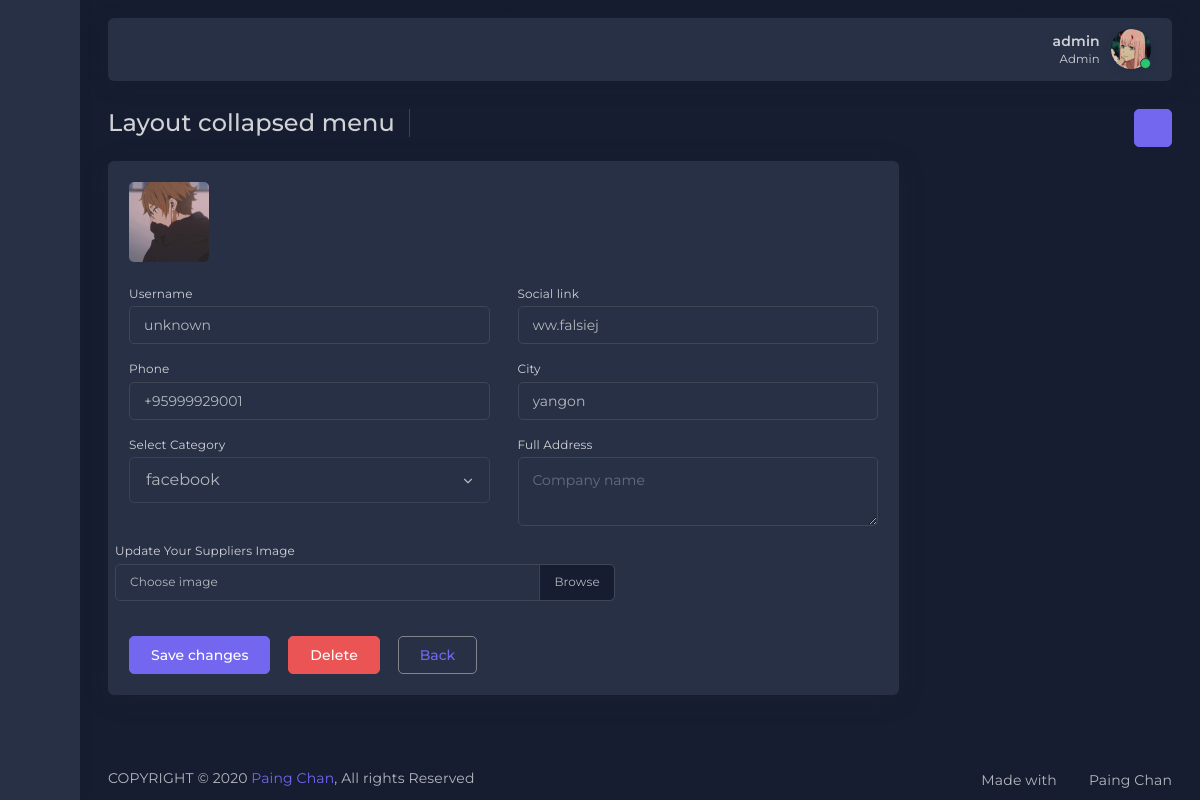
The app's page /admin/suppliers_view.php?id=3 (signed in) with its own data.
### tables this page shows
CREATE TABLE `suppliers` (
  `sup_id` int(11) NOT NULL,
  `sup_name` varchar(255) NOT NULL,
  `sup_phone` varchar(255) NOT NULL,
  `sup_image` varchar(255) NOT NULL,
  `sup_address` varchar(255) NOT NULL,
  `sup_city` varchar(255) NOT NULL,
  `social_media` varchar(255) NOT NULL,
  `social_link` varchar(255) NOT NULL
);

### admin/function/functions.php (called while the page is built, shortened)
<?php
    function safe_value($con,$value)
    {
        return mysqli_real_escape_string($con,$value);
    }
function view_social_media()
{
    global $con;
    $sql = "SELECT * FROM social";
    return mysqli_query($con,$sql);
}
function view_suppliers_record()
{
    global $con;
    if(isset($_GET['id']))
    {
        $edit_id = safe_value($con,$_GET['id']);
        $sql = "SELECT * FROM suppliers where sup_id='$edit_id'";
        $res = mysqli_query($con , $sql);
        return  $res;
    }
}
?>

### admin/suppliers_view.php (the view, shortened to what this page needs)
 <?php require_once 'inc/header.php'; ?>
<?php
require_once 'inc/nav.php';
$social = view_social_media();
$edit_suppliers = view_suppliers_record();
     while($row=mysqli_fetch_assoc($edit_suppliers))
     {
         $sup_id = $row['sup_id'];
         $sup_name = $row['sup_name'];
         $sup_phone = $row['sup_phone'];
         $img = $row['sup_image'];
         $sup_address = $row['sup_address'];
         $sup_city = $row['sup_city'];
         $social_media = $row['social_media'];
         $social_link = $row['social_link'];
     }
?>
    <div class="app-content content ">
        <div class="content-wrapper">
            <div class="content-header row">
                <div class="content-header-left col-md-9 col-12 mb-2">
                    <div class="row breadcrumbs-top">
                        <div class="col-12">
                            <h2 class="content-header-title float-left mb-0">Layout collapsed menu</h2>
                        </div>
                    </div>
                </div>
                <div class="content-header-right text-md-right col-md-3 col-12 d-md-block d-none">
                    <div class="form-group breadcrumb-right">
                        <div class="dropdown">
                            <button class="btn-icon btn btn-primary btn-round btn-sm dropdown-toggle" type="button" data-toggle="dropdown" aria-haspopup="true" aria-expanded="false"><i data-feather="grid"></i></button>
                        </div>
                    </div>
                </div>
            </div>
            <div class="content-body">
 <section id="page-account-settings">
                    <div class="row">
                        <div class="col-md-9">
                            <div class="card">
                                <div class="card-body">
                                    <div class="tab-content">
                                        <div role="tabpanel" class="tab-pane active" id="account-vertical-general" aria-labelledby="account-pill-general" aria-expanded="true">
                                            <div class="media">
                                                <a href="javascript:void(0);" class="mr-25">
                                                    <img src="img/suppliers/<?php echo $img ?>" id="account-upload-img" class="rounded mr-50" alt="profile image" height="80" width="80" />
                                                </a>
                                            </div>
                                            <form class="validate-form mt-2" method="post" novalidate="novalidate"  enctype="multipart/form-data" >
                                                <div class="row">
                                                    <div class="col-12 col-sm-6">
                                                        <div class="form-group">
                                                            <label for="account-username">Username</label>
                                                            <input type="text" class="form-control"  name="name" placeholder="Username" value="<?php echo $sup_name ?>" />
                                                        </div>
                                                    </div>
                                                    <div class="col-12 col-sm-6">
                                                        <div class="form-group">
                                                            <label for="account-name">Social link</label>
                                                            <input type="text" class="form-control"  name="social_link" placeholder="Name" value="<?php echo $social_link ?>" />
                                                        </div>
                                                    </div>
                                                    <div class="col-12 col-sm-6">
                                                        <div class="form-group">
                                                            <label for="account-e-mail">Phone</label>
                                                            <input type="tel" class="form-control"  name="phone" placeholder="Phone" value="<?php echo $sup_phone ?>" />
                                                        </div>
                                                    </div>
                                                    <div class="col-12 col-sm-6">
                                                        <div class="form-group">
                                                            <label for="account-company">City</label>
                                                            <input type="text" class="form-control" name="City"  value="<?php echo $sup_city ?>" />
                                                        </div>
                                                    </div>
                                                    <div class="col-md-6 mb-1">
                                            <label>Select Category</label>
                                            <select class="select2 form-control form-control-lg" name="social_media">
                                            <?php
while($row =mysqli_fetch_assoc($social))
{
    if($social_media==$row['id'])
    {
    ?>
         <option selected value="<?php echo $row['id'] ?>" ><?php echo $row['social_media'] ?></option>
    <?php
    }
    else
    {
        ?>
        <option  value="<?php echo $row['id'] ?>" ><?php echo $row['social_media'] ?></option>
    <?php
    }
}
?>
                                            </select>
                                        </div>
                                                    <div class="col-12 col-sm-6">
                                                        <div class="form-group">
                                                            <label for="account-company">Full Address</label>
                                                            <textarea type="text" class="form-control"  name="address" placeholder="Company name" ><?php echo $sup_address ?></textarea>
                                                        </div>
                                                    </div>
                                                    <div class="form-group">
                                            <label for="customFile1">Update Your Suppliers Image</label>
                                            <div class="custom-file">
                                                <label class="custom-file-label" for="customFile1">Choose image</label>
                                            </div>
                                        </div>
                                                    <div class="col-12">
                                                        <button  name="sup_btn_edit" class="btn btn-primary mt-2 mr-1">Save changes</button>
                                                        <a class="btn btn-danger mt-2 mr-1" href="del_suppliers.php?id=<?php echo $sup_id ?>">Delete</a>
                                                        <button  class="btn btn-outline-secondary mt-2"><a href="suppliers_list.php">Back</a></button>
                                                    </div>
                                                </div>
                                            </form>
                                        </div>
                    </div>
                </section>
 </div>
        </div>
    </div>
    <?php require_once 'inc/footer.php'; ?>

### admin/app-assets/css/core/menu/menu-types/vertical-menu.css (style rules this page uses)
.vertical-layout.vertical-menu-modern.menu-collapsed .app-content, .vertical-layout.vertical-menu-modern.menu-collapsed .footer { margin-left : 80px; }

### records on screen
suppliers: sup_image (picture), name "unknown", social_link "ww.falsiej", phone "+95999929001", City "yangon"

### other values on screen
$_SESSION['admin_name'] "admin"
form field social_media "facebook"
